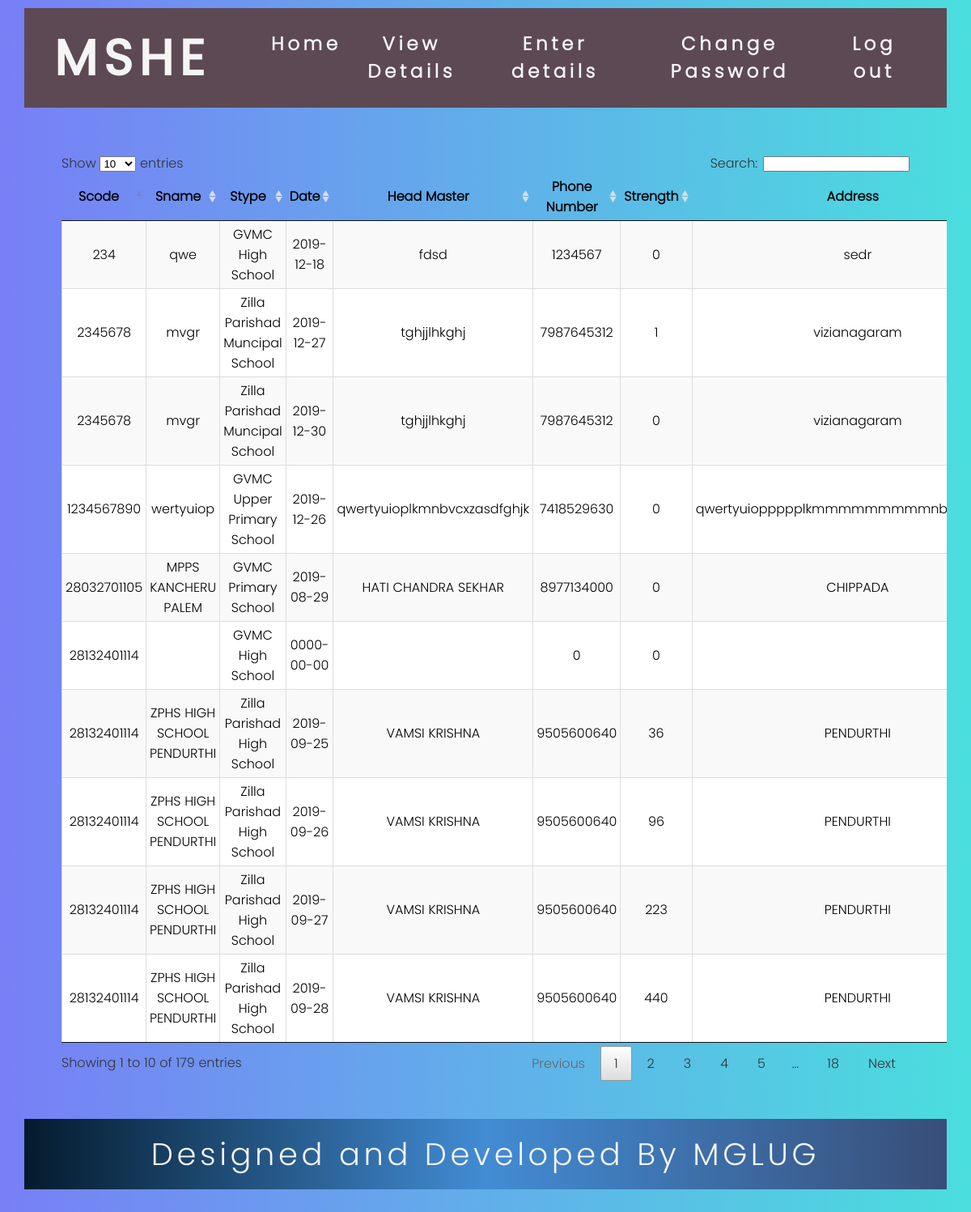
The app's page /view_school.php, older data.
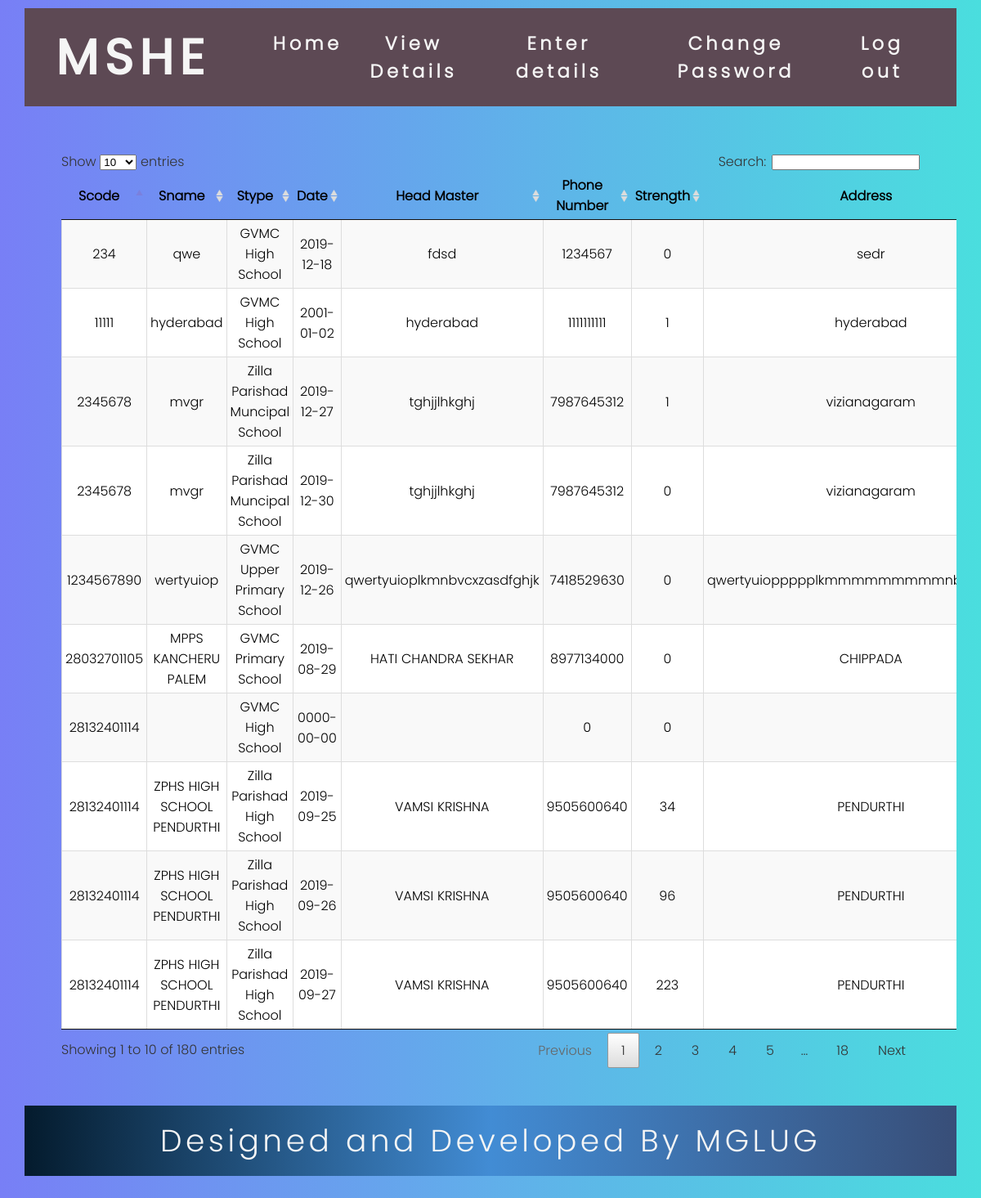
The same page, newer data.
### tables this page shows
CREATE TABLE `school` (
  `scode` bigint(20) NOT NULL,
  `sname` varchar(40) DEFAULT NULL,
  `stype` varchar(30) DEFAULT NULL,
  `date_of_visit` date NOT NULL,
  `headname` varchar(40) DEFAULT NULL,
  `phno` bigint(12) DEFAULT NULL,
  `address` varchar(70) DEFAULT NULL
);

### view_school.php (the view, shortened to what this page needs)
<!DOCTYPE html>
<html lang="en">
<head>
  <link rel="stylesheet" href="css/view_school.css">
  <link rel="stylesheet" type="text/css" href="DataTables/datatables.min.css"/>
</head>
<body>
  <header>
    <nav>
      <div class="nav-name">
        <h4>MSHE</h4>
      </div>
      <ul class="nav-links">
        <li><a href="#">Home</a></li>
        <li><a href="#">View Details</a></li>
        <li><a href="#">Enter details</a></li>
        <li><a href="#">Change Password</a></li>
        <li><a href="#">Log out</a></li>
      </ul>
    </nav>
  </header>
  <main>
    <section>
      <div class="main-details">
        <table id="school-table" class="cell-border compact stripe school-table">
          <thead>
            <tr>
              <th>Scode </th>
              <th>Sname</th>
              <th>Stype</th>
              <th>Date</th>
              <th>Head Master</th>
              <th>Phone Number</th>
              <th>Strength</th>
              <th>Address</th>
            </tr>
          </thead>
          <tbody>
          <?php
                        include 'db.php';
                        $quer1 = mysqli_query($link,"SELECT * FROM school");
                        if(mysqli_num_rows($quer1)>0){
                            while($row = mysqli_fetch_array($quer1)){
                                $scode = $row['scode'];
                                $date_of_visi = $row['date_of_visit'];
                                $date_of_visit =(string)$date_of_visi;
                                $qur = "SELECT COUNT(sid) FROM student as st WHERE st.scode=".$scode." AND st.date_of_visit="."'$date_of_visit'";
                                $strength1 = mysqli_query($link,$qur);
                                $strength = mysqli_fetch_array($strength1);
                                echo "<tr>";
                                echo "<td>".$row['scode']."</td>";
                                echo "<td>".$row['sname']."</td>";
                                echo "<td>".$row['stype']."</td>";
                                echo "<td>".$row['date_of_visit']."</td>";
                                echo "<td>".$row['headname']."</td>";
                                echo "<td>".$row['phno']."</td>";
                                echo "<td>".$strength[0]."</td>";
                                echo "<td>".$row['address']."</td>";
                                echo "</tr>";
                            }
                        }
                        else{
                            echo"0 results";
                        }
                    ?>
          </tbody>
        </table>
      </div>
    </section>
  </main>
  <footer>
    <div class="foot">
      <h4>Designed and Developed By MGLUG</h4>
    </div>
  </footer>
</body>
</html>

### css/view_school.css (style rules this page uses)
*, *::before, *::after { margin: 0; padding: 0; box-sizing: border-box; }
body { font-family: PopLight; background-image: linear-gradient(to right, #787ff6, #4adede); padding-bottom: 2vh; }
header { padding: 10px 0px 10px 0px; }
main { padding: 0px 0px 10px 0px; }
nav { display: flex; justify-content: space-around; align-items: center; min-height: 8vh; width: 95%; margin: auto; background: #5d4954; text-align: center; }
.nav-name { color: whitesmoke; font-family: PopRegular; font-size: 4vh; letter-spacing: 0.5vh; font-weight: 100px; }
.nav-links { display: flex; justify-content: space-around; width: 70%; }
.nav-links li { list-style: none; }
.nav-links a { color: whitesmoke; text-decoration: none; letter-spacing: 0.3vh; font-weight: bold; font-size: 1.5vh; }
.main-details { height: 80vh; width: 95%; margin: auto; align-items: center; padding: 3vh 3vh 3vh 3vh; overflow-y: scroll; }
footer { height: auto; width: 95%; margin: auto; background-image: linear-gradient(to right, #041b2d, #428cd4, #384e78); align-items: center; padding: 1vh; text-align: center; }
tr { text-align: center; }
td { align-items: center; }
.foot h4 { font-family: PopLight; font-size: 2.5vh; font-weight: 200; color: whitesmoke; letter-spacing: 0.3vh; }

Row changes from the older to the newer data that the page shows:
no longer on this page (row unchanged): school: scode "28132401114", sname "ZPHS HIGH SCHOOL PENDURTHI", stype "Zilla Parishad High School", date_of_visit "2019-09-28", headname "VAMSI KRISHNA", phno "9505600640", strength "440", address "PENDURTHI"
added school: scode "11111", sname "hyderabad", stype "GVMC High School", date_of_visit "2001-01-02", headname "hyderabad", phno "1111111111", strength "1", address "hyderabad"
computed for school (number 8 of 10 on the later page): strength "36" → "34"
Text that changed along with them:
text written by a page script: "Show entries Search: Showing 1 to 10 of 179 entries Previous 1 2 3 4 5 … 18 Next" → "Show entries Search: Showing 1 to 10 of 180 entries Previous 1 2 3 4 5 … 18 Next"
